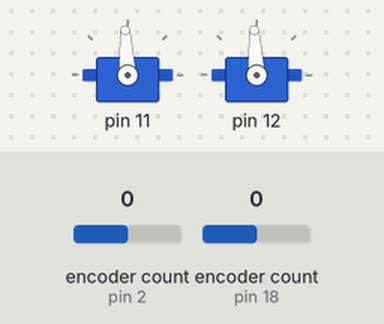
This sketch was run on a simulated Arduino Uno, built with avr-gcc and run on an emulated ATmega328P. Parts: 2 × servo. Inputs (shaded band) come from the test bench; at power-on: encoder count (sensors on pin 2, pin 18) 0. What the sketch prints to the serial monitor is not drawn.

Above: at 0.2 s.
Timing chart, 0 to 1.7 s (numbered marks = the images above):
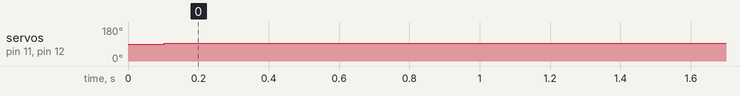

Measured:
- by itself, servo on pin 11, servo on pin 12: 90° → 93° at 0.10 s

The sketch:

i2c-esc-driver.ino
```cpp
#include "wheel.h"
#include <Wire.h>


#define SLAVE_ADDRESS 0x04

Wheel *left;
Wheel *right;

void receiveData(int byteCount) {
  if (byteCount == 2) {
    int left_read = Wire.read();
    double left_target = mapd(left_read, 0, 255 , -2, 2);
    left->setTargetVelocity(left_target);


    int right_read = Wire.read();
    double right_target = mapd(right_read, 0, 255 , -2, 2);
    right->setTargetVelocity(right_target);

  } else {
    while (Wire.available()) {
      Wire.read();
    }
  }
}

void sendData() {

  long left_val = (long)(10000*left->measuredPosition);
  long right_val = (long)(-10000*right->measuredPosition);

  char data[8];

  data[0] = (left_val >> 24) & 0xFF;
  data[1] = (left_val >> 16) & 0xFF;
  data[2] = (left_val >> 8) & 0xFF;
  data[3] = (left_val >> 0) & 0xFF;

  data[4] = (right_val >> 24) & 0xFF;
  data[5] = (right_val >> 16) & 0xFF;
  data[6] = (right_val >> 8) & 0xFF;
  data[7] = (right_val >> 0) & 0xFF;

  Wire.read();
  Wire.write(data,8);

}

void setup() {
  Wire.begin(SLAVE_ADDRESS);

  Wire.onReceive(receiveData);
  Wire.onRequest(sendData);


  left = new Wheel(2, 3, 11, 1);
  left->setGains(40, 100, 0, 100);
//  left->setGains(50, 0, 0, 110);
  left->setTargetVelocity(0);

  right = new Wheel(18, 19, 12, -1);
  right->setGains(40, 100, 0, 100);
//  right->setGains(50, 0, 0, 110);
  right->setTargetVelocity(0);

  Serial.begin(9600);
}

void loop() {
  left->update();
  right->update();
}
```

wheel.cpp
```cpp
#include "wheel.h"

Wheel::Wheel(int encPin1, int encPin2, int servoPin, int dir) {
    pinMode(encPin1, INPUT);
    pinMode(encPin2, INPUT);
    pinMode(servoPin, OUTPUT);
    this->dir = dir;
  	this->encoder = new Encoder(encPin1, encPin2);
    this->motor  = new Servo();
    this->motor->attach(servoPin);

    this->last_time = millis();
    this->last_encoder = this->encoder->read();
    this->measuredPosition = this->last_encoder / this->TICKS_PER_REV * this->WHEEL_CIRCUMFERENCE;

    this->pidSetpoint = 0;
    this->pidInput = 0;
    this->pidOutput = 0;

    this->pid = new PID(&(this->pidInput), &(this->pidOutput), &(this->pidSetpoint), this->kP, this->kI, this->kD, DIRECT);
    this->pid->SetOutputLimits(-255, 255);

	  this->mode = STOP;
}

void Wheel::setMode(WheelMode mode) {
	this->mode = mode;
}

void Wheel::setGains(double kP, double kI, double kD, double kF) {
	this->kP = kP;
	this->kI = kI;
	this->kD = kD;
	this->kF = kF;
  this->pid->SetTunings(kP,kI,kD);
}

void Wheel::reverseWheel() {
	this->dir = (this->dir == 1) ? -1 : 1;
}

void Wheel::setTargetVelocity(double targetSpeed){
  if ( abs(targetSpeed) < 0.02 ){
    this->stop();
  }else{
    this->pid->SetMode(AUTOMATIC);
    this->targetVelocity = this->dir * targetSpeed;
    this->pidSetpoint = this->targetVelocity;
  	this->setMode(VELOCITY);
  }
}

void Wheel::setTargetPosition(double targetPosition) {
  this->pid->SetMode(AUTOMATIC);
	this->targetPosition = this->dir * targetPosition;
	this->pidSetpoint = this->targetPosition;
	this->setMode(POSITION);
}

void Wheel::setTargetVoltage(double targetVoltage) {
  this->pid->SetMode(MANUAL);
	this->targetVoltage = this->dir * targetVoltage;
	this->setMode(VOLTAGE);
}

void Wheel::stop(){
  this->pid->SetMode(MANUAL);
  this->setMode(STOP);
}

void Wheel::resetPosition() {
  this->measuredPosition = 0;
}

void Wheel::update(){
	if(millis() - this->last_time > this->MS_PER_UPDATE) {
    double dT = (millis() - (double) this->last_time) / 1000;
    this->last_time = millis();

    // experiment for detecting broken wires
    // doesn't work as wheels are initialy not spining
    bool wire_contact = true;
    if(abs(last_encoder - this->encoder->read()) <= 1){
//      Serial.println("LOST ENCODER!");
      wire_contact = false;
    }

//    Serial.print(last_encoder);Serial.print(" "); Serial.println(this->encoder->read());

    this->last_encoder = this->encoder->read();

    double newMeasuredPosition = this->last_encoder / this->TICKS_PER_REV * this->WHEEL_CIRCUMFERENCE;
    this->measuredVelocity = (newMeasuredPosition - this->measuredPosition) / dT;
    this->measuredPosition = newMeasuredPosition;

		switch(mode) {
		case STOP:
			Serial.println("Mode: STOP");
			this->motorOutput = 0;
			break;
		case VOLTAGE:
			Serial.println("Mode: VOLTAGE");
			this->motorOutput = this->targetVoltage;
			break;
		case POSITION: //PID(measuredPosition, output)
			Serial.println("Mode: POSITION");
			this->pidInput = this->measuredPosition;
			this->pid->Compute();
      this->motorOutput = this->pidOutput;
			break;
		case VELOCITY: //PIDF(measuredVelocity, output)
//			Serial.println("Mode: VELOCITY");
      this->pidInput = this->measuredVelocity;
//      Serial.println(this->pidInput);
			this->pid->Compute();
//     Serial.println(this->pidOutput);
			this->motorOutput = this->pidOutput + this->kF * this->targetVelocity;
			break;
		default:
			Serial.println("Bad Mode");
		}
  	this->motorOutput = squeeze(this->motorOutput, -255, 255);
//  	Serial.println(this->motorOutput);
  	int servoOutput = (int) mapd(this->motorOutput, -255, 255, 1500 - 532, 1500 + 532);

    this->motor->writeMicroseconds(servoOutput);

	}
}


double mapd(double x, double in_min, double in_max, double out_min, double out_max){
 double temp = (x - in_min) * (out_max - out_min) / (in_max - in_min) + out_min;
 return temp;
}

double squeeze(double x, double s_min, double s_max) {
	if(x < s_min) {
		return s_min;
	}
	if(x > s_max) {
		return s_max;
	}
	return x;
}
```

wheel.h
```cpp
#ifndef WHEEL_H
#define WHEEL_H

#include <Encoder.h>
#include <PID_v1.h>
#include <Servo.h>

double mapd(double x, double in_min, double in_max, double out_min, double out_max);
double squeeze(double x, double s_min, double s_max);

enum WheelMode {STOP, VOLTAGE, TELEOP, POSITION, VELOCITY};

struct Wheel{
	Wheel(int encPin1, int encPin2, int servoPin, int dir);
	const int UPDATE_RATE = 10; // Hz
	const int MS_PER_UPDATE = 1000 / UPDATE_RATE; // ms
	const double WHEEL_DIAMATER = 0.19; // m
	const double WHEEL_CIRCUMFERENCE = 3.14159 * WHEEL_DIAMATER; // m
	const double TICKS_PER_REV = 1000;
	int dir;

	Encoder *encoder;
	Servo *motor;
	long last_encoder;

	PID *pid;
	double kP;
	double kD;
	double kI;
	double kF;

	WheelMode mode;
	double targetVelocity;
	double targetPosition;
	double targetVoltage;
	double measuredVelocity;
	double measuredPosition;

	double pidOutput;
	double pidInput;
	double pidSetpoint;
	double motorOutput;
	unsigned long last_time;

	void setMode(WheelMode mode);
	void setGains(double kP, double kI, double kD, double kF);
	void reverseWheel();
	void setTargetVelocity(double targetSpeed);
	void setTargetPosition(double targetPosition);
	void setTargetVoltage(double targetVoltage);
  void Wheel::stop();
	void resetPosition();
	void update();
};


#endif WHEEL_H
```
